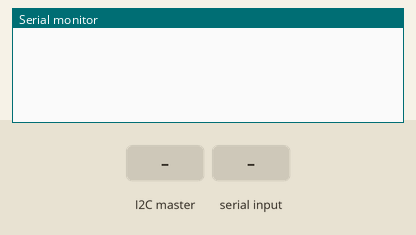
Simulated run of this sketch. Board: Arduino Uno, built with avr-gcc and run on an emulated ATmega328P. On the bench: the last lines printed to the serial monitor. The test bench sets the inputs (shaded band).

Above: at 1.2 s.
1.3 s: the I2C master sends the byte 1
At 2.3 s:
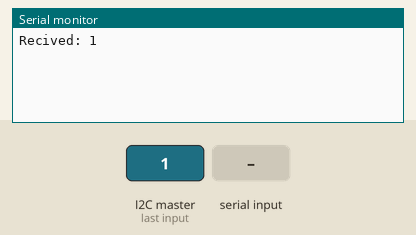
2.8 s: "1" received over Serial
At 3.5 s:
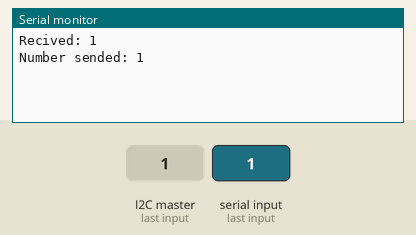

Measured:
- after the input at 1.3 s, the serial monitor: prints a new line at once (image 1)
- after the input at 2.8 s, the serial monitor: prints a new line at once (image 2)

The sketch:

IC2.ino
```cpp
/*
 * Arduino code to send and receive I2C data
 * Tested on Adafruit Feather M0+ Express and Raspberry Pi Model 4
 *
 * SDA <--> SDA
 * SCL <--> SCL
 * GND <--> GND
 *
 * Sets built-in LED (1 = on, 0 = off) on Feather when requested
 * and responds with data received
 */

#include <Wire.h>
#define SLAVE_ADDRESS 0x04       // I2C address for Arduino
#define LED 13                   // Built-in LED
int i2cData = 0;                 // the I2C data received

char rx_byte = 0;
int sendValue;

void setup(){
  Serial.begin(19200);
  Wire.begin(SLAVE_ADDRESS);
  Wire.onReceive(receiveData);
  Wire.onRequest(sendData);
}
void loop() {
  // Everything happens in the interrupts

  if (Serial.available() > 0) {
    rx_byte = Serial.read();

    if ((rx_byte >= '0') && (rx_byte <= '9')) {
      Serial.print("Number sended: ");
      Serial.println(rx_byte);
      sendValue = rx_byte;

    }
  }
}
// Handle reception of incoming I2C data
void receiveData(int byteCount) {
  while (Wire.available()) {
    i2cData = Wire.read();

    Serial.print("Recived: ");
    Serial.println(i2cData);
  }
}
// Handle request to send I2C data
void sendData() {
  Wire.write(sendValue);
}
```
